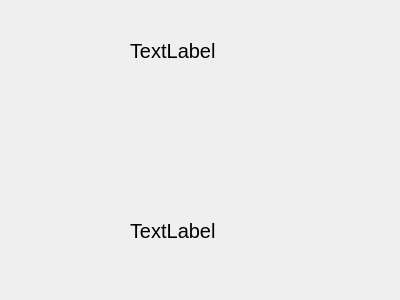
<?xml version="1.0" encoding="UTF-8"?>
<ui version="4.0">
 <class>Porte</class>
 <widget class="QDialog" name="Porte">
  <property name="geometry">
   <rect>
    <x>0</x>
    <y>0</y>
    <width>400</width>
    <height>300</height>
   </rect>
  </property>
  <property name="windowTitle">
   <string>Dialog</string>
  </property>
  <widget class="QLabel" name="labelEtat">
   <property name="geometry">
    <rect>
     <x>130</x>
     <y>170</y>
     <width>241</width>
     <height>121</height>
    </rect>
   </property>
   <property name="font">
    <font>
     <pointsize>15</pointsize>
    </font>
   </property>
   <property name="text">
    <string>TextLabel</string>
   </property>
  </widget>
  <widget class="QLabel" name="labelImage">
   <property name="geometry">
    <rect>
     <x>130</x>
     <y>-20</y>
     <width>241</width>
     <height>141</height>
    </rect>
   </property>
   <property name="font">
    <font>
     <pointsize>15</pointsize>
    </font>
   </property>
   <property name="text">
    <string>TextLabel</string>
   </property>
  </widget>
 </widget>
 <resources/>
 <connections/>
</ui>
